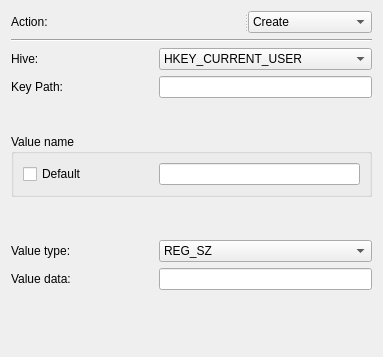
<?xml version="1.0" encoding="UTF-8"?>
<ui version="4.0">
 <class>RegistryWidget</class>
 <widget class="QWidget" name="RegistryWidget">
  <property name="geometry">
   <rect>
    <x>0</x>
    <y>0</y>
    <width>383</width>
    <height>357</height>
   </rect>
  </property>
  <property name="windowTitle">
   <string>Form</string>
  </property>
  <layout class="QVBoxLayout" name="verticalLayout">
   <item>
    <widget class="QSplitter" name="splitter_2">
     <property name="orientation">
      <enum>Qt::Horizontal</enum>
     </property>
     <widget class="QLabel" name="actionLabel">
      <property name="sizePolicy">
       <sizepolicy hsizetype="Fixed" vsizetype="Preferred">
        <horstretch>0</horstretch>
        <verstretch>0</verstretch>
       </sizepolicy>
      </property>
      <property name="minimumSize">
       <size>
        <width>142</width>
        <height>0</height>
       </size>
      </property>
      <property name="text">
       <string>Action:</string>
      </property>
      <property name="buddy">
       <cstring>actionComboBox</cstring>
      </property>
     </widget>
     <widget class="QComboBox" name="actionComboBox">
      <property name="currentText">
       <string>Create</string>
      </property>
      <item>
       <property name="text">
        <string>Create</string>
       </property>
      </item>
      <item>
       <property name="text">
        <string>Replace</string>
       </property>
      </item>
      <item>
       <property name="text">
        <string>Update</string>
       </property>
      </item>
      <item>
       <property name="text">
        <string>Delete</string>
       </property>
      </item>
     </widget>
    </widget>
   </item>
   <item>
    <widget class="Line" name="line">
     <property name="font">
      <font>
       <pointsize>9</pointsize>
      </font>
     </property>
     <property name="orientation">
      <enum>Qt::Horizontal</enum>
     </property>
    </widget>
   </item>
   <item>
    <layout class="QGridLayout" name="keyGridLayout">
     <item row="1" column="0">
      <widget class="QLabel" name="keyPathLabel">
       <property name="sizePolicy">
        <sizepolicy hsizetype="Minimum" vsizetype="Preferred">
         <horstretch>0</horstretch>
         <verstretch>0</verstretch>
        </sizepolicy>
       </property>
       <property name="minimumSize">
        <size>
         <width>90</width>
         <height>0</height>
        </size>
       </property>
       <property name="font">
        <font>
         <pointsize>9</pointsize>
        </font>
       </property>
       <property name="text">
        <string>Key Path:</string>
       </property>
      </widget>
     </item>
     <item row="0" column="0">
      <widget class="QLabel" name="hiveLabel">
       <property name="sizePolicy">
        <sizepolicy hsizetype="Fixed" vsizetype="Preferred">
         <horstretch>0</horstretch>
         <verstretch>0</verstretch>
        </sizepolicy>
       </property>
       <property name="minimumSize">
        <size>
         <width>142</width>
         <height>0</height>
        </size>
       </property>
       <property name="font">
        <font>
         <pointsize>9</pointsize>
        </font>
       </property>
       <property name="text">
        <string>Hive:</string>
       </property>
       <property name="buddy">
        <cstring>keyPathLineEdit</cstring>
       </property>
      </widget>
     </item>
     <item row="0" column="1">
      <widget class="QComboBox" name="hiveComboBox">
       <property name="currentIndex">
        <number>1</number>
       </property>
       <item>
        <property name="text">
         <string notr="true">HKEY_CLASSES_ROOT</string>
        </property>
       </item>
       <item>
        <property name="text">
         <string notr="true">HKEY_CURRENT_USER</string>
        </property>
       </item>
       <item>
        <property name="text">
         <string notr="true">HKEY_LOCAL_MACHINE</string>
        </property>
       </item>
       <item>
        <property name="text">
         <string notr="true">HKEY_USERS</string>
        </property>
       </item>
       <item>
        <property name="text">
         <string notr="true">HKEY_CURRENT_CONFIG</string>
        </property>
       </item>
      </widget>
     </item>
     <item row="1" column="1">
      <widget class="QLineEdit" name="keyPathLineEdit"/>
     </item>
    </layout>
   </item>
   <item>
    <spacer name="topVerticalSpacer">
     <property name="orientation">
      <enum>Qt::Vertical</enum>
     </property>
     <property name="sizeHint" stdset="0">
      <size>
       <width>20</width>
       <height>32</height>
      </size>
     </property>
    </spacer>
   </item>
   <item>
    <widget class="QGroupBox" name="valueNameGroupBox">
     <property name="title">
      <string>Value name</string>
     </property>
     <layout class="QHBoxLayout" name="horizontalLayout">
      <item>
       <widget class="QCheckBox" name="defaultValueNameCheckBox">
        <property name="sizePolicy">
         <sizepolicy hsizetype="Fixed" vsizetype="Fixed">
          <horstretch>0</horstretch>
          <verstretch>0</verstretch>
         </sizepolicy>
        </property>
        <property name="minimumSize">
         <size>
          <width>130</width>
          <height>0</height>
         </size>
        </property>
        <property name="text">
         <string>Default</string>
        </property>
       </widget>
      </item>
      <item>
       <widget class="QLineEdit" name="valueNameLineEdit"/>
      </item>
     </layout>
    </widget>
   </item>
   <item>
    <spacer name="middleVerticalSpacer">
     <property name="orientation">
      <enum>Qt::Vertical</enum>
     </property>
     <property name="sizeHint" stdset="0">
      <size>
       <width>20</width>
       <height>40</height>
      </size>
     </property>
    </spacer>
   </item>
   <item>
    <layout class="QFormLayout" name="valueFormLayout">
     <item row="0" column="0">
      <widget class="QLabel" name="valueTypeLabel">
       <property name="sizePolicy">
        <sizepolicy hsizetype="Fixed" vsizetype="Preferred">
         <horstretch>0</horstretch>
         <verstretch>0</verstretch>
        </sizepolicy>
       </property>
       <property name="minimumSize">
        <size>
         <width>142</width>
         <height>0</height>
        </size>
       </property>
       <property name="text">
        <string>Value type:</string>
       </property>
      </widget>
     </item>
     <item row="0" column="1">
      <widget class="QComboBox" name="valueTypeComboBox">
       <item>
        <property name="text">
         <string>REG_SZ</string>
        </property>
       </item>
       <item>
        <property name="text">
         <string>REG_EXPAND_SZ</string>
        </property>
       </item>
       <item>
        <property name="text">
         <string>REG_BINARY</string>
        </property>
       </item>
       <item>
        <property name="text">
         <string>REG_DWORD</string>
        </property>
       </item>
       <item>
        <property name="text">
         <string>REG_MULTI_SZ</string>
        </property>
       </item>
       <item>
        <property name="text">
         <string>REG_QWORD</string>
        </property>
       </item>
      </widget>
     </item>
     <item row="1" column="0">
      <widget class="QLabel" name="valueDataLabel">
       <property name="sizePolicy">
        <sizepolicy hsizetype="Fixed" vsizetype="Preferred">
         <horstretch>0</horstretch>
         <verstretch>0</verstretch>
        </sizepolicy>
       </property>
       <property name="minimumSize">
        <size>
         <width>142</width>
         <height>0</height>
        </size>
       </property>
       <property name="text">
        <string>Value data:</string>
       </property>
      </widget>
     </item>
     <item row="1" column="1">
      <widget class="QLineEdit" name="valueDataLineEdit"/>
     </item>
    </layout>
   </item>
   <item>
    <spacer name="bottomVerticalSpacer">
     <property name="orientation">
      <enum>Qt::Vertical</enum>
     </property>
     <property name="sizeHint" stdset="0">
      <size>
       <width>20</width>
       <height>58</height>
      </size>
     </property>
    </spacer>
   </item>
  </layout>
 </widget>
 <resources/>
 <connections/>
</ui>
